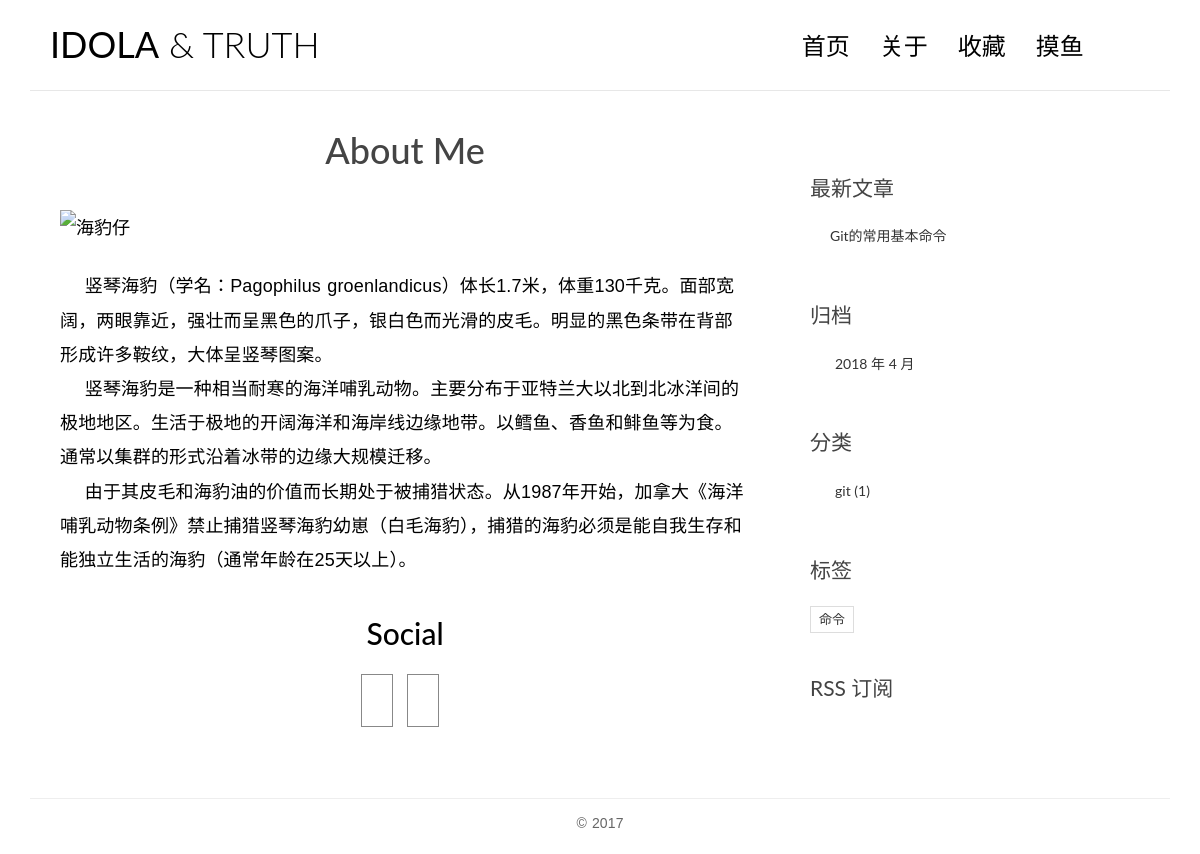
The page /about/ on the database its author committed.
### blog/models.py (models this page shows, shortened)
@python_2_unicode_compatible
class Post(models.Model):
    title = models.CharField(max_length=70)
    body = models.TextField()
    create_time = models.DateField()
    modified_time = models.DateField()
    excerpt = models.CharField(max_length=200, blank=True)
    """
    分类标签相关
    """
    category = models.ForeignKey(Category, on_delete=models.CASCADE)
    tags = models.ManyToManyField(Tag, blank=True)
    """
    文章作者，django.contrib.auth 是 Django 内置的应用，专门用于处理网站用户的注册、登录等流程
    on_delete=models.CASCADE
    也应该是个主键，参数是由user那边的传过来的
    """
    author = models.ForeignKey(User, on_delete=models.CASCADE)
    views = models.PositiveIntegerField(default=0)
    def get_absolute_url(self):
        return reverse('blog:detail', kwargs={'pk': self.pk})
    class Meta:
        ordering = ['-create_time', 'title']

@python_2_unicode_compatible
class Category(models.Model):
    name = models.CharField(max_length=100)

@python_2_unicode_compatible
class Tag(models.Model):
    name = models.CharField(max_length=100)

### blog/views.py (the view)
# urls.py: url(r'^about/$', views.aboutpage, name='about'),
def aboutpage(request):
    return render(request, 'blog/about.html')

### blog/templatetags/blog_tags.py (called while the page is built)
@register.simple_tag
def get_recent_posts(num=5):
    return Post.objects.all()[:num]

@register.simple_tag
def archives():
    return Post.objects.dates('create_time', 'month', order='DESC')

@register.simple_tag
def get_categories():
    return Category.objects.annotate(num_posts=Count('post')).filter(num_posts__gt=0)

@register.simple_tag
def get_tags():
    return Tag.objects.annotate(num_posts=Count('post')).filter(num_posts__gt=0)

### templates/blog/about.html (shortened to what this page needs)
{% extends 'base.html' %}
{% block main %}
    <h1 class="page-title">About Me</h1>
	    <article class="post">
            <div class="entry-content clearfix">
                <figure class="img-responsive-center">
                    <img class="img-responsive"
                         src="http://ww1.sinaimg.cn/large/8512ee6bly1fqrce4us6hj20i20bot97.jpg"
                         alt="海豹仔">
                </figure>
				<p>
                    &nbsp;&nbsp;&nbsp;&nbsp;竖琴海豹（学名：Pagophilus groenlandicus）体长1.7米，体重130千克。面部宽阔，两眼靠近，强壮而呈黑色的爪子，银白色而光滑的皮毛。明显的黑色条带在背部形成许多鞍纹，大体呈竖琴图案。
<br>
&nbsp;&nbsp;&nbsp;&nbsp;竖琴海豹是一种相当耐寒的海洋哺乳动物。主要分布于亚特兰大以北到北冰洋间的极地地区。生活于极地的开阔海洋和海岸线边缘地带。以鳕鱼、香鱼和鲱鱼等为食。通常以集群的形式沿着冰带的边缘大规模迁移。
<br>
&nbsp;&nbsp;&nbsp;&nbsp;由于其皮毛和海豹油的价值而长期处于被捕猎状态。从1987年开始，加拿大《海洋哺乳动物条例》禁止捕猎竖琴海豹幼崽（白毛海豹），捕猎的海豹必须是能自我生存和能独立生活的海豹（通常年龄在25天以上）。
                </p>
                <h2 class="title text-center">Social</h2>
                <ul class="social">
                    <li class="twitter">
                        <a href="https://twitter.com/QuantaZero">
                        </a>
                    </li>
                    <li class="twitter">
                        <a href="https://t.me/tenshin">
                        </a>
                    </li>
                </ul>
            </div>
        </article>
{% endblock main %}

### templates/base.html (shortened to what this page needs)
{% load static from staticfiles %}
{% load blog_tags %}
<!DOCTYPE html>
<html>
<head>
    <link rel="stylesheet" href="http://code.ionicframework.com/ionicons/2.0.1/css/ionicons.min.css">
    <link href="https://cdn.bootcss.com/bootstrap/3.3.7/css/bootstrap.min.css" rel="stylesheet">
    <link rel="stylesheet" href="{% static 'css/pace.css' %}">
    <link rel="stylesheet" href="{% static 'css/custom.css' %}">
    <link rel="stylesheet" href="{% static 'css/highlights/github.css' %}">
    <link rel="stylesheet" href="{% static 'css/simple_style.css' %}">
</head>
<body>
<div class="container">
    <header id="site-header">
        <div class="row">
            <div class="col-md-4 col-sm-5 col-xs-8">
                <div class="logo">
                    <h1><a href="{% url 'blog:index' %}"><b>IDOLA</b>&nbsp;&amp;&nbsp;TRUTH</a></h1>
                </div>
            </div>
            <div class="col-md-8 col-sm-7 col-xs-4">
                <nav class="main-nav" role="navigation">
                    <div class="collapse navbar-collapse" id="bs-example-navbar-collapse-1">
                        <ul class="nav navbar-nav navbar-right">
                            <li class="cl-effect-11"><a href="{% url 'blog:index' %}" data-hover="首页">首页</a></li>
                            <li class="cl-effect-11"><a href="{% url 'blog:about' %}" data-hover="关于">关于</a></li>
                            <li class="cl-effect-11"><a href="{% url 'blog:collection' %}" data-hover="收藏">收藏</a></li>
                            <li class="cl-effect-11">
                                <a href="http://www.theuselessweb.com/" target="_blank" data-hover="摸鱼">摸鱼</a>
                            </li>
                        </ul>
                    </div>
                </nav>
            </div>
        </div>
    </header>
</div>
<div class="content-body">
    <div class="container">
        <div class="row">
            <main class="col-md-8">
                {% block main %}
                {% endblock main %}
            </main>
            <aside class="col-md-4">
                <div class="widget widget-recent-posts">
                    <h3 class="widget-title">最新文章</h3>
                    {% get_recent_posts as recent_post_list %}
                    <ul>
                        {% for post in recent_post_list %}
                        <li>
                            <a href="{{ post.get_absolute_url }}">{{ post.title }}</a>
                        </li>
                        {% empty %}
                            暂无文章 ( ^ω^ )
                        {% endfor %}
                    </ul>
                </div>
                <div class="widget widget-archives">
                    <h3 class="widget-title">归档</h3>
                    {% archives as date_list %}
                    <ul>
                        {% for date in date_list %}
                        <li>
                            <a href="{% url 'blog:archives' date.year date.month %}">
                                {{ date.year }} 年 {{ date.month }} 月
                            </a>
                        </li>
                        {% empty %}
                            暂无归档  (´・ω・｀)
                        {% endfor %}
                    </ul>
                </div>
                <div class="widget widget-category">
                    <h3 class="widget-title">分类</h3>
                    {% get_categories as category_list %}
                    <ul>
                        {% for category in category_list %}
                        <li>
                            <a href="{% url 'blog:category' category.pk %}">
                                {{ category.name }}
                                <span class="post-count">({{ category.num_posts }})</span>
                            </a>
                        </li>
                        {% empty %}
                            暂无分类  (´・ω・｀)
                        {% endfor %}
                    </ul>
                </div>
                <div class="widget widget-tag-cloud">
                    <h3 class="widget-title">标签</h3>
                    {% get_tags as tag_list %}
                    <ul>
                        {% for tag in tag_list %}
                        <li>
                            <a href="{% url 'blog:tag' tag.pk %}">{{ tag.name }}</a>
                        </li>
                        {% empty %}
                            暂无标签  (´・ω・｀)
                        {% endfor %}
                    </ul>
                </div>
                <div class="rss">
                    <a href="{% url 'blog:rss' %}"> RSS 订阅</a>
                </div>
            </aside>
        </div>
    </div>
</div>
<footer id="site-footer">
    <div class="container">
        <div class="row">
            <div class="col-md-12">
                <p class="copyright">
                    &copy 2017
                </p>
            </div>
        </div>
    </div>
</footer>
</body>
</html>

### blog/static/css/custom.css (style rules this page uses)
* { outline: none; }
h1, h2, h3, h4, h5, h6 { margin-top: 0; }
b { font-weight: 400; }
a { color: #333; }
body { color: #444; font-family: 'Lato', sans-serif; }
p { font-family: 'Ubuntu', sans-serif; font-weight: 400; word-spacing: 1px; letter-spacing: 0.01em; }
.page-title { text-align: center; }
.title { margin-bottom: 30px; }
figure { margin-bottom: 25px; }
img { max-width: 100%; }
.img-responsive-center img { margin: 0 auto; }
#site-header { background-color: #FFF; padding: 25px 20px; margin-bottom: 40px; border-bottom: 1px solid #e7e7e7; }
.logo h1 a { color: #000; }
.logo h1 { margin: 0; font-family: 'Lato', sans-serif; font-weight: 300; }
.main-nav { margin-top: 11px; max-width: 95%; }
.main-nav a { color: #000000 !important; padding: 0 0 5px 0 !important; margin-right: 30px; font-family: 'Lato', sans-serif; font-weight: 300; font-size: 24px; }
.cl-effect-11 a { padding: 10px 0; color: #0972b4; text-shadow: none; }
.cl-effect-11 a::before { position: absolute; top: 0; left: 0; overflow: hidden; padding: 0 0 5px 0 !important; max-width: 0; border-bottom: 1px solid #000; color: #000; content: attr(data-hover); white-space: nowrap; -webkit-transition: max-width 0.5s; -moz-transition: max-width 0.5s; transition: max-width 0.5s; }
.content-body { padding-bottom: 4em; }
.post { background: #fff; padding: 30px 30px 0; }
.entry-content { font-size: 18px; line-height: 1.9; font-weight: 300; color: #000; }
.widget { background: #fff; padding: 30px 0 0; }
.widget-title { font-size: 1.5em; margin-bottom: 20px; line-height: 1.6; padding: 10px 0 0; font-weight: 400; }
.widget-recent-posts ul { padding: 0; margin: 0; padding-left: 20px; }
.widget-recent-posts ul li { list-style-type: none; position: relative; line-height: 170%; margin-bottom: 10px; }
.widget-recent-posts ul li::before { content: '\f3d3'; font-family: "Ionicons"; position: absolute; left: -17px; top: 3px; font-size: 16px; color: #000; }
.widget-archives ul { padding: 0; margin: 0; padding-left: 25px; }
.widget-archives ul li { list-style-type: none; position: relative; line-height: 170%; margin-bottom: 10px; }
.widget-archives ul li::before { content: '\f3f3'; font-family: "Ionicons"; position: absolute; left: -25px; top: 1px; font-size: 16px; color: #000; }
.widget-category ul { padding: 0; margin: 0; padding-left: 25px; }
.widget-category ul li { list-style-type: none; position: relative; line-height: 170%; margin-bottom: 10px; }
.widget-category ul li::before { content: '\f3fe'; font-family: "Ionicons"; position: absolute; left: -25px; top: 1px; font-size: 18px; color: #000; }
.widget-tag-cloud ul { padding: 0; margin: 0; margin-right: -10px; }
.widget-tag-cloud ul li { list-style-type: none; font-size: 13px; display: inline-block; margin-right: 10px; margin-bottom: 10px; padding: 3px 8px; border: 1px solid #ddd; }
.rss { font-size: 21px; margin-top: 30px; }
.rss a { color: #444; }
#site-footer { padding-top: 10px; padding: 0 0 1.5em 0; }
.copyright { text-align: center; padding-top: 1em; margin: 0; border-top: 1px solid #eee; color: #666; }
.social { list-style-type: none; padding: 0; margin: 0; text-align: center; }
.social li { display: inline-block; margin-right: 10px; margin-bottom: 20px; }
.social li a { border: 1px solid #888; font-size: 22px; color: #888; transition: all 0.3s ease-in; }
.twitter a { padding: 12px 15px; }

### rows shown on the page
Post: title "Git的常用基本命令"
Category: name "git", num_posts "1"
Tag: name "命令"

### other values the page prints
{{ date.year }} "2018"
{{ date.month }} "4"
